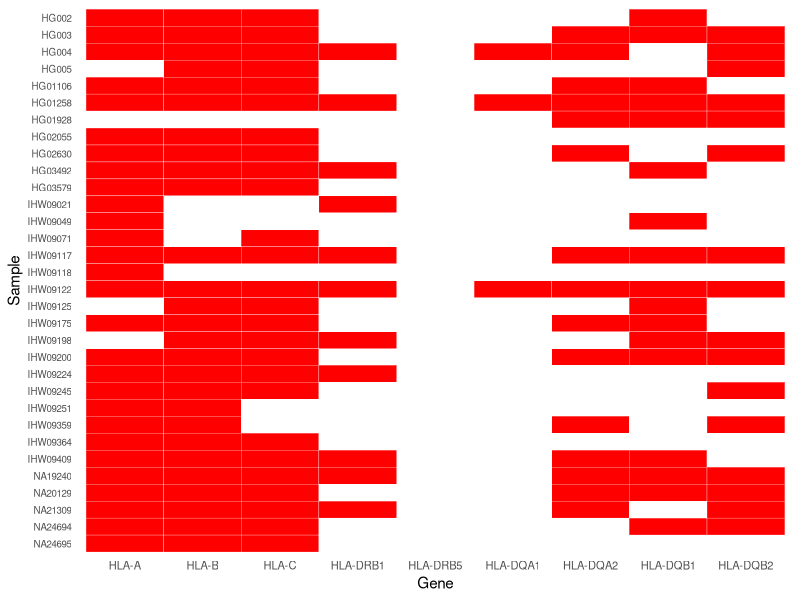
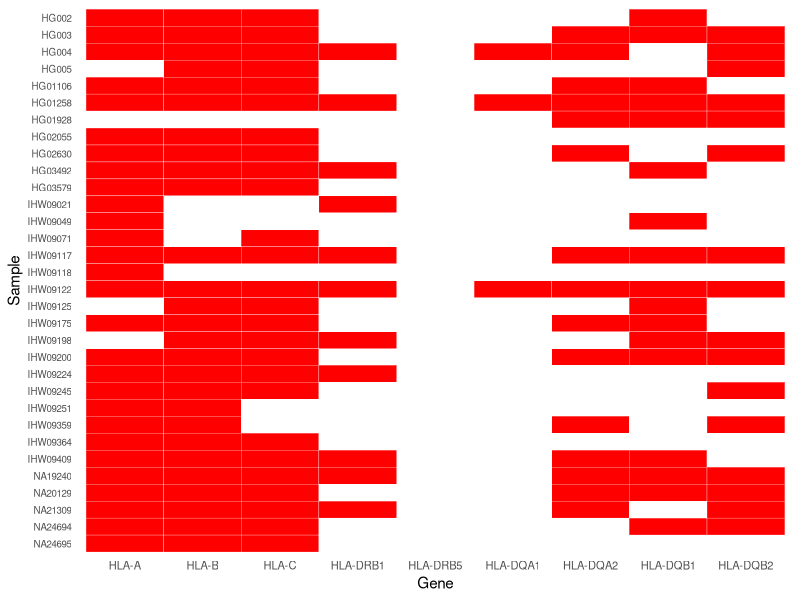
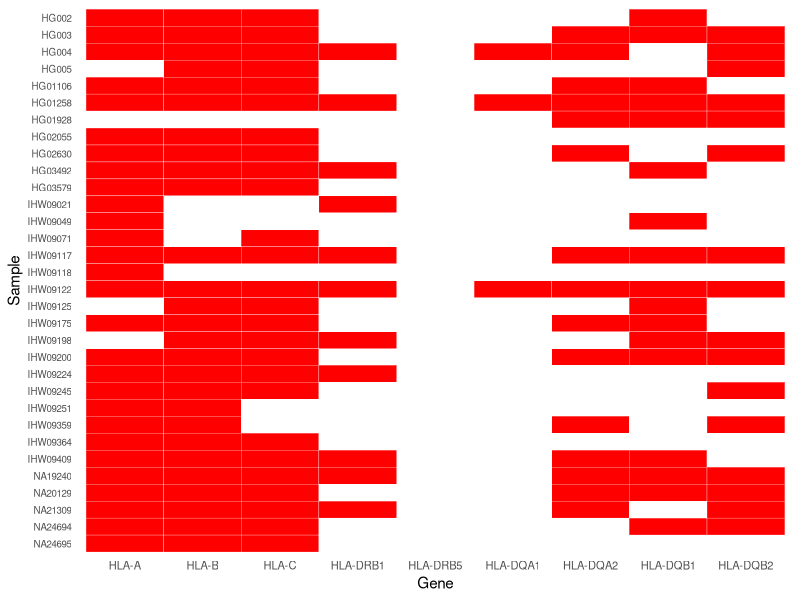

These charts were generated, in order, by the following R code:
library(tidyr)
library(ggplot2)

setwd("/Users/matt/Documents/GitHub/mhc/scripts/visualizations/phase_heat_map/")

# Load the data
data <- read.csv("phase_map_hiphase.csv", header = TRUE, stringsAsFactors = FALSE)

# Replace dots with dashes in column names
colnames(data) <- gsub("\\.", "-", colnames(data))

df_long <- pivot_longer(
  data,
  cols = -sample,       # Columns to pivot: All except "sample"
  names_to = "Gene",    # New column for gene names
  values_to = "Value"   # New column for gene values (1 or 0)
)

# Ensure samples and genes retain their order
df_long$sample <- factor(df_long$sample, levels = rev(unique(data$sample)))  # Reverse sample order
df_long$Gene <- factor(df_long$Gene, levels = colnames(data)[-1])  # Gene order

# Plot the heatmap
figure <- ggplot(df_long, aes(x = Gene, y = sample, fill = Value)) +
  geom_tile(color = "white") +
  scale_fill_gradient(low = "white", high = "red", na.value = "white") +
  theme_minimal() +
  theme(
    axis.text.x = element_text(size = 8),
    axis.text.y = element_text(size = 7),
    axis.ticks = element_blank(),
    panel.grid = element_blank(),
    legend.position = "none"  # Remove the legend
  ) +
  labs(
    x = "Gene",
    y = "Sample"
  )

# Print the figure
print(figure)

# Save the figure
ggsave(filename = "promethion_phase_heat_map.pdf", plot = figure)
ggsave(filename = "promethion_phase_heat_map.png", plot = figure)
